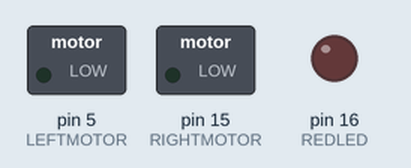
Simulated run of this sketch. Board: Arduino Uno, built for the host (arithmetic inside an expression is 32-bit, double 64-bit). Shown: switched loads named in the sketch (green lamp = pin HIGH), output pins drawn as LEDs (lit = HIGH).

Above: at 0.1 s.
At 4.9 s:
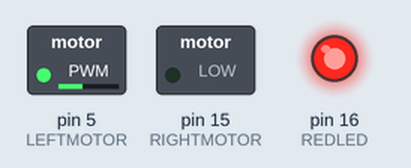
At 9.9 s:
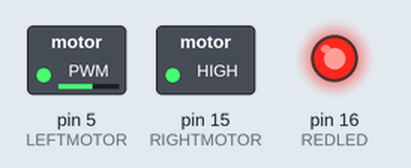
At 19.7 s:
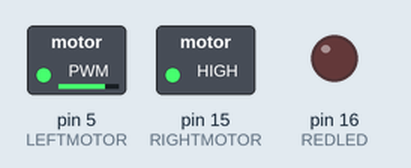
At 29.5 s:
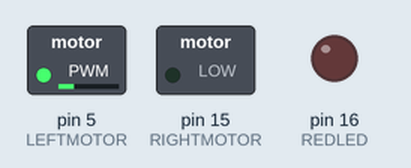
At 39.3 s:
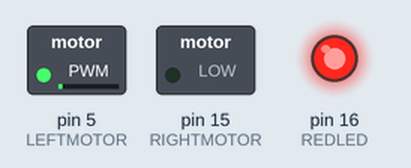
Timing chart, 0 to 40.0 s (numbered marks = the images above):
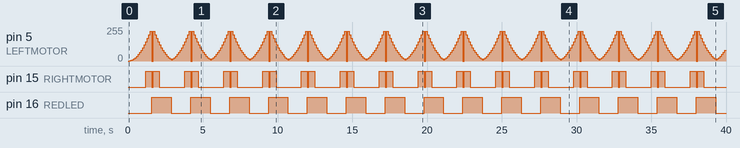

The sketch:

ESP8266_MotorRamp.ino
```cpp
/*
BristleBot motor speed control
*/

//pin assignments
#define REDLED 16

#define RIGHTMOTOR 15
#define LEFTMOTOR 5
#define DELAY 100

 int n = 0;
 int level = 0;


void setup() {
  // initialize the digital pin as an output.
  pinMode(REDLED, OUTPUT);
  pinMode(RIGHTMOTOR, OUTPUT);
  pinMode(LEFTMOTOR, OUTPUT);

  analogWriteFreq(4000);    // Set the pulse frequency of the PWM motor drive signal

  analogWrite(RIGHTMOTOR,0);  //Set the Right motor power 0 (Stopped)
  analogWrite(LEFTMOTOR,0);   //Set the Left motor power 0 (Stopped)
}

// the loop routine runs over and over again forever:
void loop() {

  digitalWrite(REDLED, LOW);   // turn the LED on (HIGH is the voltage level)
  while (level < 255) {
    analogWrite(RIGHTMOTOR,level);  //Set the Right motor power (0-255)
    analogWrite(LEFTMOTOR,level);   //Set the Left motor power (0-255)
    n = n+1;
    level = n*n;                    // Quadratic ramp
    delay(DELAY);
  }
  digitalWrite(REDLED, HIGH);    // turn the LED off by making the voltage LOW
  while (level > 10) {
    analogWrite(RIGHTMOTOR,level);  //Set the Right motor power (0-255)
    analogWrite(LEFTMOTOR,level);   //Set the Left motor power (0-255)
    n = n-1;
    level = n*n;                    // Quadratic ramp
    delay(DELAY);
  }
}
```

Measured:
- by itself, pin 15 (RIGHTMOTOR): repeats every 2.6 s: LOW 0.10 s, HIGH 0.40 s, LOW 1.7 s, HIGH 0.40 s
- by itself, pin 16 (REDLED): alternates HIGH for 1.3 s and LOW for 1.3 s
- by itself, pin 5 (LEFTMOTOR): 0/255 → 1/255 at 0.10 s, → 4/255 0.10 s later, → 9/255 0.10 s later, → 16/255 0.10 s later, … (399 changes in this stretch)
